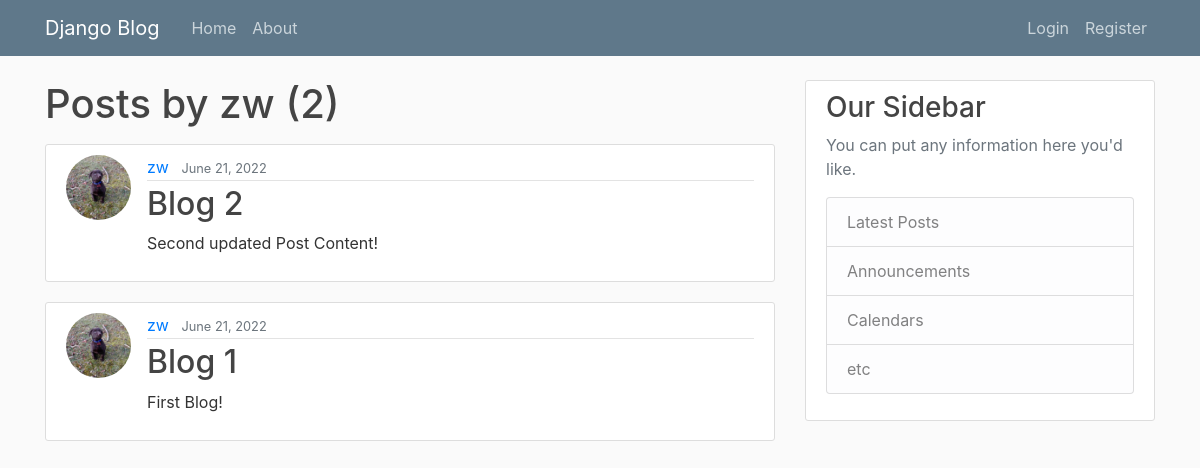
The page /user/zw on the database its author committed.
### blog/models.py (models this page shows, shortened)
class Post(models.Model):
    title = models.CharField(max_length=100)
    content = models.TextField()
    date_posted = models.DateTimeField(default=timezone.now)
    author = models.ForeignKey(User, on_delete=models.CASCADE)

### users/models.py (models this page shows, shortened)
class Profile(models.Model):
    user = models.OneToOneField(User, on_delete=models.CASCADE)
    image = models.ImageField(default='default.jpg', upload_to='profile_pics')

### blog/views.py (the view)
# urls.py: path('user/<str:username>', UserPostListView.as_view(), name='user-posts'),
class UserPostListView(ListView):
    model = Post
    template_name = 'blog/user_posts.html'  # <app>/<model>_<viewtype>.html
    context_object_name = 'posts'
    paginate_by = 5
    def get_queryset(self):
        user = get_object_or_404(User, username=self.kwargs.get('username'))
        return Post.objects.filter(author=user).order_by('-date_posted')

### blog/templates/blog/user_posts.html (shortened to what this page needs)
{% extends "blog/base.html" %}
{% block content %}
    <h1 class="mb-3">Posts by {{ view.kwargs.username }} ({{ page_obj.paginator.count }})</h1>
    {% for post in posts %}
        <article class="media content-section">
          <img class="rounded-circle article-img" src="{{ post.author.profile.image.url }}">
          <div class="media-body">
            <div class="article-metadata">
              <a class="mr-2" href="{% url 'user-posts' post.author.username %}">{{ post.author }}</a>
              <small class="text-muted">{{ post.date_posted|date:"F d, Y" }}</small>
            </div>
            <h2><a class="article-title" href="{% url 'post-detail' post.id %}">{{ post.title }}</a></h2>
            <p class="article-content">{{ post.content }}</p>
          </div>
        </article>
    {% endfor %}
{% endblock content %}

### blog/templates/blog/base.html (shortened to what this page needs)
{% load static %}
<!DOCTYPE html>
<html>
<head>
    <link rel="stylesheet" href="https://maxcdn.bootstrapcdn.com/bootstrap/4.0.0/css/bootstrap.min.css">
    <link rel="stylesheet" type="text/css" href="{% static 'blog/main.css' %}">
</head>
<body>
    <header class="site-header">
      <nav class="navbar navbar-expand-md navbar-dark bg-steel fixed-top">
        <div class="container">
          <a class="navbar-brand mr-4" href="{% url 'blog-home' %}">Django Blog</a>
          <div class="collapse navbar-collapse" id="navbarToggle">
            <div class="navbar-nav mr-auto">
              <a class="nav-item nav-link" href="{% url 'blog-home' %}">Home</a>
              <a class="nav-item nav-link" href="{% url 'blog-about' %}">About</a>
            </div>
            <div class="navbar-nav">
              {% if user.is_authenticated %}
                <a class="nav-item nav-link" href="{% url 'profile' %}">Profile</a>
                <a class="nav-item nav-link" href="{% url 'logout' %}">Logout</a>
              {% else %}
                <a class="nav-item nav-link" href="{% url 'login' %}">Login</a>
                <a class="nav-item nav-link" href="{% url 'register' %}">Register</a>
              {% endif %}
            </div>
          </div>
        </div>
      </nav>
    </header>
    <main role="main" class="container">
      <div class="row">
        <div class="col-md-8">
          {% block content %}{% endblock %}
        </div>
        <div class="col-md-4">
          <div class="content-section">
            <h3>Our Sidebar</h3>
            <p class='text-muted'>You can put any information here you'd like.
              <ul class="list-group">
                <li class="list-group-item list-group-item-light">Latest Posts</li>
                <li class="list-group-item list-group-item-light">Announcements</li>
                <li class="list-group-item list-group-item-light">Calendars</li>
                <li class="list-group-item list-group-item-light">etc</li>
              </ul>
            </p>
          </div>
        </div>
      </div>
    </main>
</body>
</html>

### blog/static/blog/main.css (style rules this page uses)
body { background: #fafafa; color: #333333; margin-top: 5rem; }
h1, h2, h3, h4, h5, h6 { color: #444444; }
ul { margin: 0; }
.bg-steel { background-color: #5f788a; }
.site-header .navbar-nav .nav-link { color: #cbd5db; }
.content-section { background: #ffffff; padding: 10px 20px; border: 1px solid #dddddd; border-radius: 3px; margin-bottom: 20px; }
.article-title { color: #444444; }
.article-content { white-space: pre-line; }
.article-img { height: 65px; width: 65px; margin-right: 16px; }
.article-metadata { padding-bottom: 1px; margin-bottom: 4px; border-bottom: 1px solid #e3e3e3 }

### rows shown on the page
Post: author.profile.image (picture), author "zw", date_posted "June 21, 2022", title "Blog 2", content "Second updated Post Content!"
Post: author.profile.image (picture), author "zw", date_posted "June 21, 2022", title "Blog 1", content "First Blog!"

### other values the page prints
{{ view.kwargs.username }} "zw"
{{ page_obj.paginator.count }} "2"
